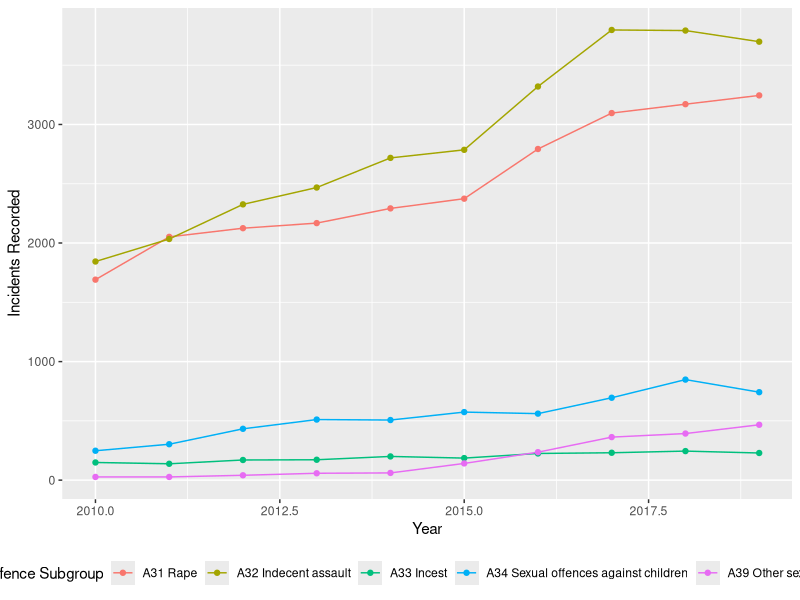

This chart was generated by the following R code:
## ---- chunk 1
library(tidyverse)
library(readr)
library(lubridate)
library(ggplot2)
library(bookdown)
library(knitr)
## ---- chunk 2
crime <- read_csv("Data_Tables_Criminal_Incidents_Visualisation_Year_Ending_December_2019 (1).csv")
## ---- chunk 3
crimesexual <-crime %>% filter(`Offence Subdivision`== "A30 Sexual offences")
crimesexual %>% select(-c(`Year ending`)) %>%
  group_by(`Offence Subgroup`) %>%
    summarise(total=sum(`Incidents Recorded`)) %>%
  arrange(desc(total)) %>%
  kable(caption = "Total case of Sexual Offences from 2010-2019")%>%
  kableExtra::kable_styling(latex_options = "hold_position")
## ---- chunk 4

crimesexual %>% ggplot(aes(x= Year,
                     y=`Incidents Recorded`,
                     colour = `Offence Subgroup`)) +
  geom_line() +
  geom_point()+
  theme(legend.position = "bottom")
